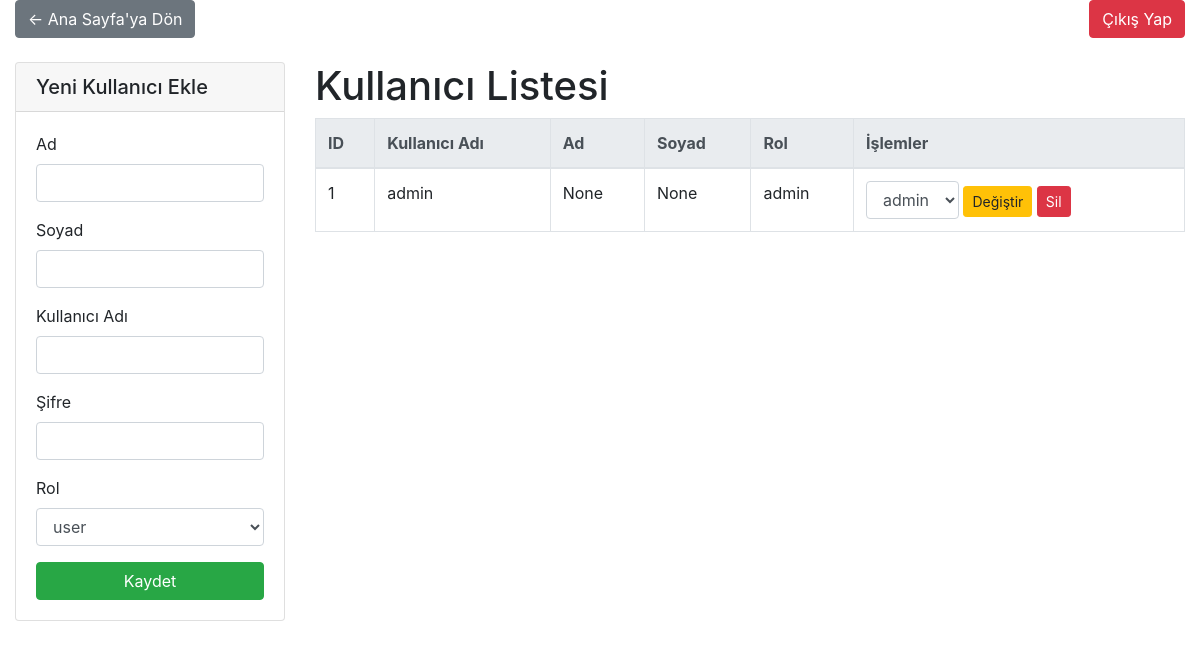
Page /admin/users (signed in) on the committed database.
### models.py (models this page shows)
class User(UserMixin, db.Model):
    __tablename__ = 'users'
    id = db.Column(db.Integer, primary_key=True)
    username = db.Column(db.String(80), unique=True, nullable=False)
    password = db.Column(db.String(120), nullable=False)
    role = db.Column(db.String(20), nullable=False, default='user')
    first_name = db.Column(db.String(50))
    last_name = db.Column(db.String(50))

### views/users_routes.py (the view)
@users_bp.route('/admin/users')
@login_required
@admin_required
def admin_users():
    users = User.query.order_by(User.id).all()
    return render_template('users.html', users=users)

### app.py (called while the page is built)
@login_manager.user_loader
def load_user(user_id):
    return db.session.get(User, int(user_id))

def admin_required(f):
    from functools import wraps
    @wraps(f)
    def decorated_function(*args, **kwargs):
        if not current_user.is_authenticated or current_user.role != 'admin':
            abort(403)
        return f(*args, **kwargs)
    return decorated_function

@app.before_request
def before_request():
    if not current_user.is_authenticated:
        if request.endpoint:
            if request.endpoint.startswith("static"):
                return  # static dosyalar için engel olma
            if request.endpoint in ['auth.login', 'auth.logout']:
                return  # giriş çıkış işlemleri için engel olma
        return redirect(url_for('auth.login', next=request.url))

### templates/users.html (shortened to what this page needs)
<!DOCTYPE html>
<html lang="tr">
<head>
    <link rel="stylesheet" href="https://stackpath.bootstrapcdn.com/bootstrap/4.5.2/css/bootstrap.min.css">
</head>
<body>
<div class="container-fluid">
    <div class="d-flex justify-content-between align-items-center mb-4">
        <a href="{{ url_for('documents.documents') }}" class="btn btn-secondary">← Ana Sayfa'ya Dön</a>
        <a href="{{ url_for('auth.logout') }}" class="btn btn-danger">Çıkış Yap</a>    </div>
    <div class="row">
        <div class="col-md-3">
            <div class="card mb-3">
                <div class="card-header">
                    <h5 class="mb-0">Yeni Kullanıcı Ekle</h5>
                </div>
                <div class="card-body">
                    <form action="{{ url_for('users.create_user_route') }}" method="post">                        <input type="hidden" name="csrf_token" value="{{ csrf_token() }}">
                        <div class="form-group">
                            <label for="first_name">Ad</label>
                            <input type="text" name="first_name" class="form-control">
                        </div>
                        <div class="form-group">
                            <label for="last_name">Soyad</label>
                            <input type="text" name="last_name" class="form-control">
                        </div>
                        <div class="form-group">
                            <label for="username">Kullanıcı Adı</label>
                            <input type="text" name="username" class="form-control" required>
                        </div>
                        <div class="form-group">
                            <label for="password">Şifre</label>
                            <input type="password" name="password" class="form-control" required>
                        </div>
                        <div class="form-group">
                            <label for="role">Rol</label>
                            <select name="role" class="form-control">
                                <option value="user" selected>user</option>
                            </select>
                        </div>
                        <button type="submit" class="btn btn-success btn-block">Kaydet</button>
                    </form>
                </div>
            </div>
        </div>
        <div class="col-md-9">
            <h1>Kullanıcı Listesi</h1>
            {% if users and users|length > 0 %}
            <table class="table table-bordered table-hover">
                <thead class="thead-light">
                    <tr>
                        <th>ID</th>
                        <th>Kullanıcı Adı</th>
                        <th>Ad</th>
                        <th>Soyad</th>
                        <th>Rol</th>
                        <th>İşlemler</th>
                    </tr>
                </thead>
                <tbody>
                {% for u in users %}
                    <tr>
                        <td>{{ u['id'] }}</td>
                        <td>{{ u['username'] }}</td>
                        <td>{{ u['first_name'] }}</td>
                        <td>{{ u['last_name'] }}</td>
                        <td>{{ u['role'] }}</td>
                        <td>
                            <form action="{{ url_for('users.change_role') }}" method="post" style="display:inline;">                                <input type="hidden" name="csrf_token" value="{{ csrf_token() }}">
                                <select name="role" class="form-control d-inline-block" style="width:auto;">
                                    <option value="admin" {% if u['role'] == 'admin' %}selected{% endif %}>admin</option>
                                </select>
                                <button type="submit" class="btn btn-sm btn-warning">Değiştir</button>
                            </form>
                            <form action="{{ url_for('users.delete_user') }}" method="post" style="display:inline;">                                <input type="hidden" name="csrf_token" value="{{ csrf_token() }}">
                                <button type="submit" class="btn btn-sm btn-danger" onclick="return confirm('Bu kullanıcıyı silmek istediğinize emin misiniz?');">
                                    Sil
                                </button>
                            </form>
                        </td>
                    </tr>
                {% endfor %}
                </tbody>
            </table>
            {% else %}
            <div class="alert alert-warning">Kullanıcı bulunamadı.</div>
            {% endif %}
        </div>
    </div>
</div>
</body>
</html>

### rows in the picture
User: id "1", username "admin", first_name "None", last_name "None", role "admin"
